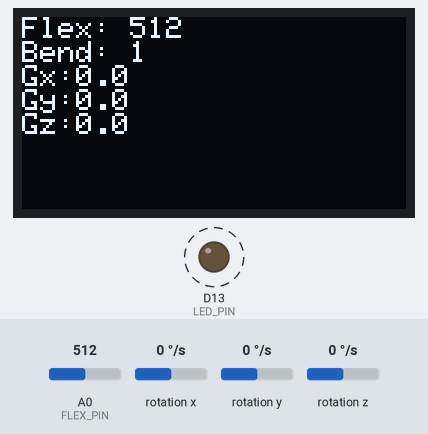
A sketch run on a simulated Arduino Zero (SAMD21). On the bench: 128×64 one-colour display, output pins drawn as LEDs (lit = HIGH). Dashed ring = blinking. The inputs (shaded band) are chosen by the test bench; at power-on: rotation x 0 °/s, A0 (FLEX_PIN) = 512, rotation y 0 °/s, rotation z 0 °/s (analog values on the 0–1023 scale). What the sketch prints to the serial monitor is not drawn.

Above: at 1.26 s.
1.3 s: rotation x set to -192 °/s
At 1.55 s:
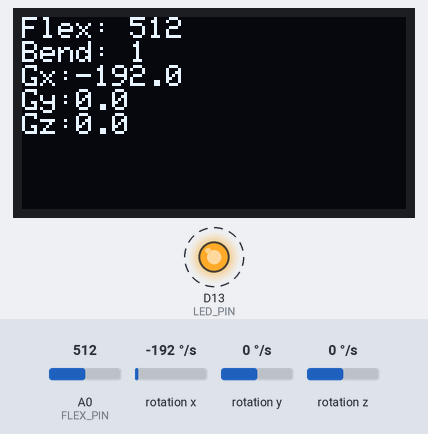
3.1 s: A0 (FLEX_PIN) set to 490
At 3.35 s:
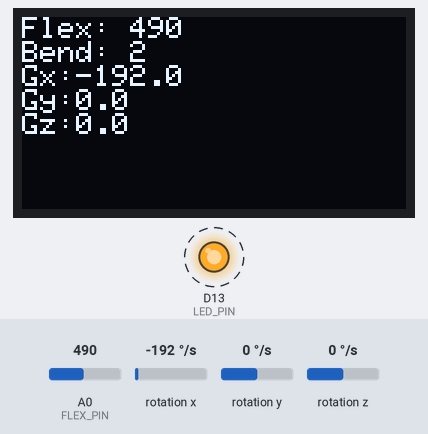
4.6 s: rotation y set to -192 °/s
At 4.75 s:
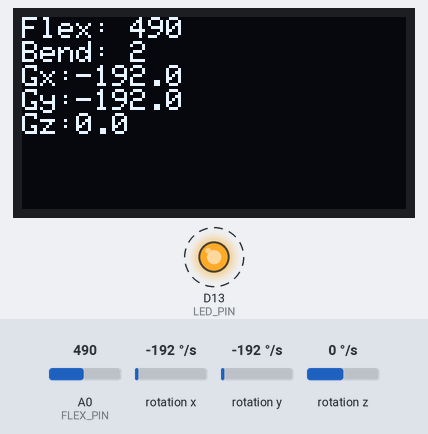
6.1 s: rotation z set to -192 °/s
At 6.35 s:
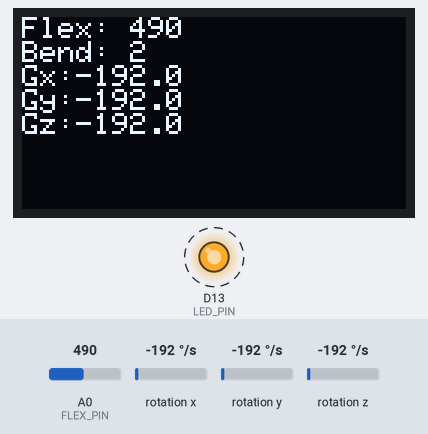
7.6 s: A0 (FLEX_PIN) set to 510
At 7.75 s:
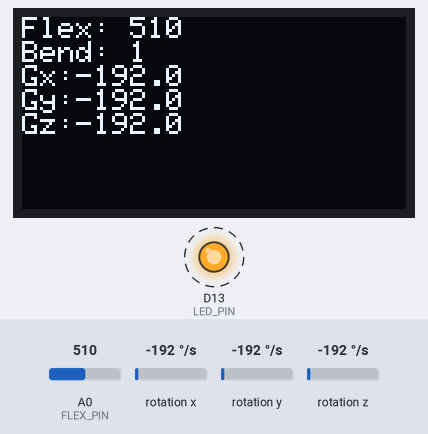
9.1 s: A0 (FLEX_PIN) set to 306
At 9.35 s:
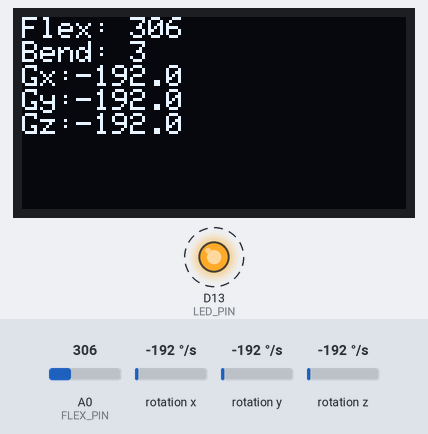
Timing chart, 0 to 11.6 s (numbered marks = the images above; inputs shaded):
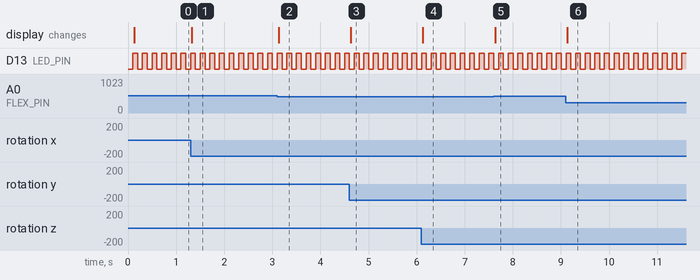

The sketch:

CS3651_test_screen_output_imu_and_flex.ino
```cpp
#include <Wire.h>
#include <Adafruit_GFX.h>
#include <Adafruit_SSD1306.h>
#include "LSM6DS3.h"

// Create an instance of the IMU
LSM6DS3 myIMU(I2C_MODE, 0x6A); // I2C address 0x6A

#define SCREEN_WIDTH 128
#define SCREEN_HEIGHT 64
#define OLED_RESET    -1
#define SCREEN_ADDRESS 0x3C
#define LED_PIN       13
#define FLEX_PIN      A0

Adafruit_SSD1306 display(SCREEN_WIDTH, SCREEN_HEIGHT, &Wire, OLED_RESET);

// Bend thresholds
const int bendLevel1 = 500;
const int bendLevel2 = 350;
const int bendLevel3 = 250;
const int bendLevel4 = 170;
const int bendLevel5 = 100;

int classifyFingerPosition(int flexValue) {
  if (flexValue > bendLevel1) return 1;
  else if (flexValue > bendLevel2) return 2;
  else if (flexValue > bendLevel3) return 3;
  else if (flexValue > bendLevel4) return 4;
  else if (flexValue > bendLevel5) return 5;
  else return 6;
}

unsigned long lastUpdate = 0;
const unsigned long interval = 100;
bool ledState = false;

void setup() {
  Serial.begin(9600);
  //while (!Serial);

  if (myIMU.begin() != 0) {
    Serial.println("Device error");
  } else {
    Serial.println("Device OK!");
  }

  pinMode(LED_PIN, OUTPUT);
  analogReadResolution(10); // 10-bit ADC

  if (!display.begin(SSD1306_SWITCHCAPVCC, SCREEN_ADDRESS)) {
    Serial.println("SSD1306 allocation failed");
    while (true);
  }

  display.clearDisplay();
  display.setTextSize(1);
  display.setTextColor(SSD1306_WHITE);
  display.setCursor(0, 0);
  display.println("Initializing...");
  display.display();
}

void loop() {
  unsigned long currentMillis = millis();

  if (currentMillis - lastUpdate >= interval) {
    lastUpdate = currentMillis;

    // Toggle LED
    ledState = !ledState;
    digitalWrite(LED_PIN, ledState);

    // Read flex and classify
    int flexVal = analogRead(FLEX_PIN);
    int bendLevel = classifyFingerPosition(flexVal);

    // Read gyro values
    float gyroX = myIMU.readFloatGyroX();
    float gyroY = myIMU.readFloatGyroY();
    float gyroZ = myIMU.readFloatGyroZ();

    // Update display
    display.clearDisplay();
    display.setCursor(0, 0);
    display.print("Flex: ");
    display.println(flexVal);
    display.print("Bend: ");
    display.println(bendLevel);

    display.print("Gx:");
    display.println(gyroX, 1);
    display.print("Gy:");
    display.println(gyroY, 1);
    display.print("Gz:");
    display.println(gyroZ, 1);
    display.display();

    // Optional: also log to serial
    Serial.print("Flex=");
    Serial.print(flexVal);
    Serial.print(" Bend=");
    Serial.print(bendLevel);
    Serial.print(" Gyro: X=");
    Serial.print(gyroX, 2);
    Serial.print(" Y=");
    Serial.print(gyroY, 2);
    Serial.print(" Z=");
    Serial.println(gyroZ, 2);
  }
}
```

Measured:
- after the input at 1.3 s, the display: changes at once (image 1)
- after the input at 3.1 s, the display: changes at once (image 2)
- after the input at 4.6 s, the display: changes at once (image 3)
- after the input at 6.1 s, the display: changes at once (image 4)
- after the input at 7.6 s, the display: changes at once (image 5)
- after the input at 9.1 s, the display: changes at once (image 6)
- by itself, D13 (LED_PIN): alternates HIGH for 0.10 s and LOW for 0.10 s
